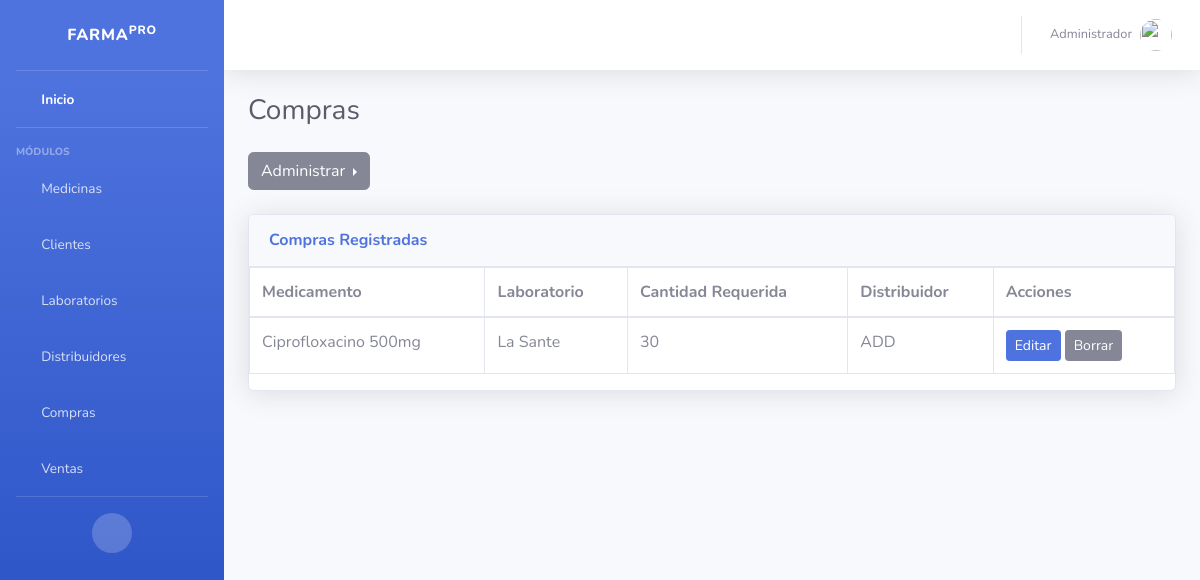
Before: /compras/ with the older database file.
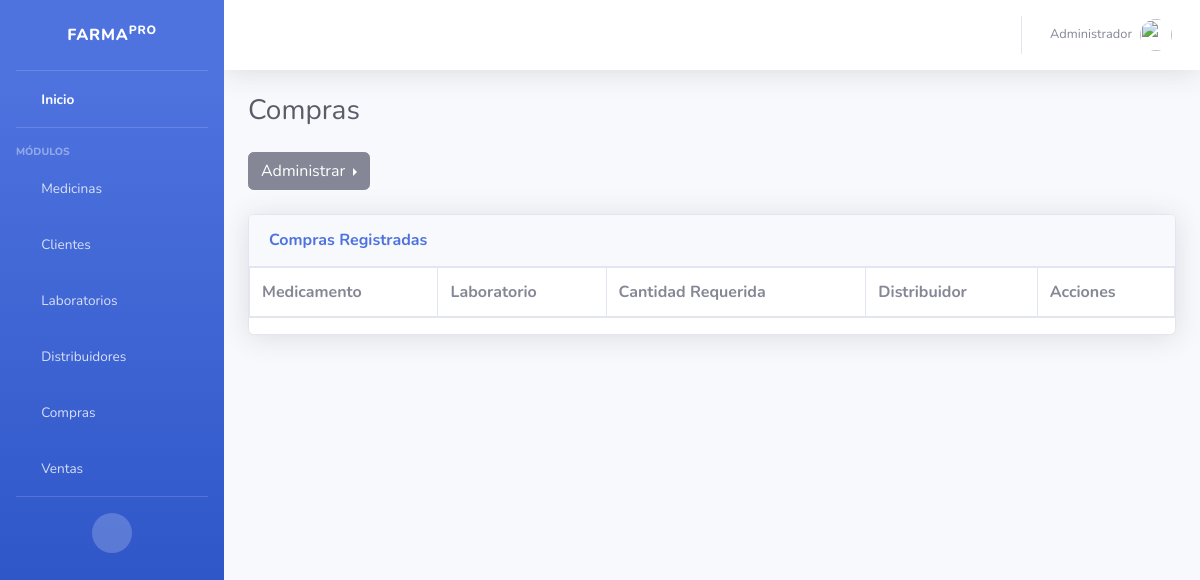
After: the same page with the newer database file.
### compras/models.py (models this page shows)
class Compra(models.Model):
    cantidad_compra = models.IntegerField (verbose_name="Cantidad")
    updated = models.DateTimeField(auto_now = True)
    created = models.DateTimeField(auto_now_add = True)
    nombre_medicamento = models.ForeignKey(Medicina, on_delete = models.CASCADE, verbose_name="Nombre Medicamento")
    nombre_laboratorio = models.ForeignKey(Laboratorio, on_delete = models.CASCADE, verbose_name="Nombre Laboratorio")
    nombre_distribuidor = models.ForeignKey(Distribuidor, on_delete = models.CASCADE, verbose_name="Nombre Distribuidor")

### medicamentos/models.py (models this page shows)
class Medicina (models.Model):
    nombre_comercial = models.CharField(max_length=100, verbose_name="Nombre", blank=False, null=False, unique=True)
    dci = models.CharField(max_length=100, verbose_name="DCI", blank=False, null=False, unique=True)
    forma_farmaceutica = models.CharField(max_length=50, verbose_name="Forma Farmacéutica", blank=False, null=False)
    laboratorio = models.ForeignKey(Laboratorio,on_delete=models.CASCADE, verbose_name="Laboratorio")
    cantidad_unidades = models.IntegerField(verbose_name="Cantidad", blank=False, null=False )
    precio = models.DecimalField(max_digits = 5, decimal_places = 2,verbose_name="Precio Unidad", blank=False, null=False)
    fecha_ingreso = models.DateTimeField(auto_now_add=True, verbose_name="Fecha de Ingreso")
    fecha_expiracion = models.DateField(verbose_name="Fecha de Expiración", blank=False, null=False)
    fecha_modificacion = models.DateTimeField(auto_now=True, verbose_name="Última Modificación")
    class Meta:
        verbose_name = "Medicina"
        verbose_name_plural = "Medicinas"
    def __str__(self):
        return self.nombre_comercial #+ " con fecha: " + str(self.created) - Se muestra en la vista de Admin solo el atributo especificado

### laboratorios/models.py (models this page shows)
class Laboratorio (models.Model):
    nombre_laboratorio = models.CharField(max_length=100, verbose_name="Laboratorio", blank=False, null=False, unique=True)
    direccion_laboratorio = models.TextField(max_length=200, verbose_name="Dirección", blank=False, null=False)
    telefono_laboratorio = models.IntegerField(max_length=10 ,verbose_name="Teléfono", blank=False, null=False )
    correo_laboratorio = models.EmailField( verbose_name="Correo", blank=False, null=False)
    registro_laboratorio = models.CharField(max_length=20, verbose_name="Registro", blank=False, null=False)
    autorizacion_laboratorio = models.CharField(max_length=20, verbose_name="Autorización", blank=False, null=False)
    class Meta:
        verbose_name ="Laboratorio"
        verbose_name_plural ="Laboratorios"
    def __str__(self):
        return self.nombre_laboratorio # Atributo que me muestra en la tabla del Admin

### distribuidores/models.py (models this page shows)
class Distribuidor(models.Model):
    nombre_distribuidor = models.CharField(max_length = 50, verbose_name="Nombre Destribuidor" , blank=False, null=False, unique=True)
    ruc_distribuidor = models.IntegerField(verbose_name="RUC", blank=False, null=False)
    direccion_distribuidor = models.CharField(max_length = 50,verbose_name="Dirección", blank=False, null=False)
    ciudad_distribuidor = models.CharField(max_length = 50,verbose_name="Ciudad", blank=False, null=False)
    telefono_distribuidor = models.IntegerField(verbose_name="Teléfono", blank=False, null=False)
    correo_distribuidor = models.CharField(max_length = 50,verbose_name="Correo", blank=False, null=False)
    created = models.DateTimeField(auto_now_add = True)
    updated = models.DateTimeField(auto_now = True)
    class Meta:
        verbose_name = "Distribuidor"
        verbose_name_plural = "Distribuidores"
    def __str__(self):
        return self.nombre_distribuidor #+ " con fecha: " + str(self.created) - Se muestra en la vista de Admin solo el atributo especificado

### compras/views.py (the view)
# urls.py: path("", CompraListView.as_view(), name="compras"),
class CompraListView(ListView):
    model = Compra

### compras/templates/compras/compra_list.html
{% extends 'core/base.html' %}
{% block cabecera %}
Compras
{% endblock %}
{% block pie %}
{% include 'compras/compra_menu.html'%}
<div class="card shadow mb-4">
  <div class="card-header py-3">
      <h6 class="m-0 font-weight-bold text-primary">Compras Registradas</h6>
  </div>
      <div class="table-responsive">
<table class="table table-bordered" id="dataTable" width="100%" cellspacing="0">
<thead>
    <tr>
        <th scope="col">Medicamento</th>
        <th scope="col">Laboratorio</th>
        <th scope="col">Cantidad Requerida</th>
        <th scope="col">Distribuidor</th>
      <th scope="col">Acciones</th>
    </tr>
  </thead>
    <tbody>
      {% for compra in object_list %}
    <tr>
        <td>{{compra.nombre_medicamento}}</td>
        <td>{{compra.nombre_laboratorio}}</td>
        <td>{{compra.cantidad_compra}}</td>
        <td>{{compra.nombre_distribuidor}}</td>
        <td>
          <a href="{% url 'compras:update' compra.id %}" class="btn btn-sm btn-primary">Editar</a>
          <a href="{% url 'compras:delete' compra.id %}" class="btn btn-secondary btn-sm">Borrar</a>
        </td>
    </tr>
    {% endfor %}
    </tbody>
</table>
{% endblock %}

Changed rows visible on the page:
removed Compra: nombre_medicamento "Ciprofloxacino 500mg", nombre_laboratorio "La Sante", cantidad_compra "30", nombre_distribuidor "ADD"
